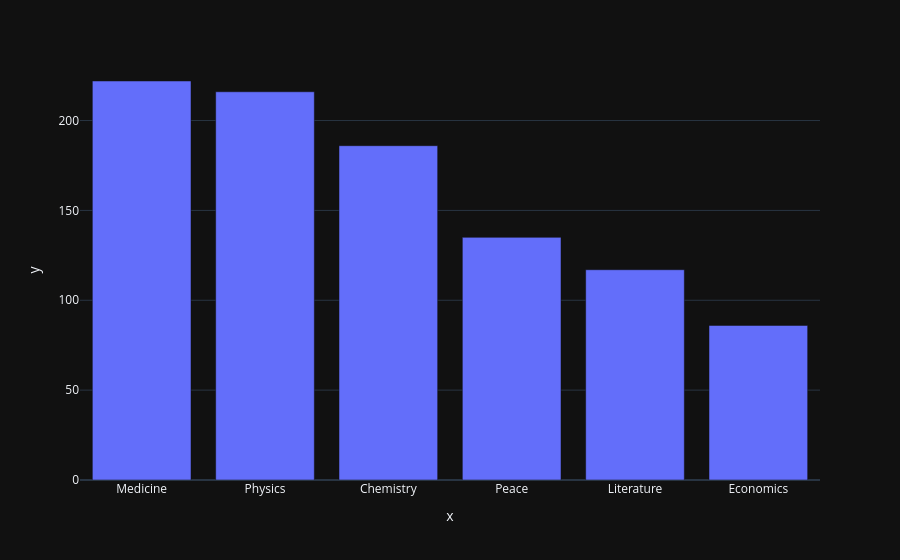

Notebook code for this chart:
### Code cell
df_data_cat = df_data.category.value_counts()
bar = px.bar(x = df_data_cat.index, # index = category name
             y = df_data_cat.values)
bar.show()

### Figure 1 — Plotly figure (JSON) as saved in the notebook; plotly's stock layout.template omitted (floating-point values rounded to 4 significant figures)
{"data": [{"hovertemplate": "x=%{x}<br>y=%{y}<extra></extra>", "legendgroup": "", "marker": {"color": "#636efa", "pattern": {"shape": ""}}, "name": "", "orientation": "v", "showlegend": false, "textposition": "auto", "x": ["Medicine", "Physics", "Chemistry", "Peace", "Literature", "Economics"], "xaxis": "x", "y": [222, 216, 186, 135, 117, 86], "yaxis": "y", "type": "bar"}], "layout": {"xaxis": {"anchor": "y", "domain": [0.0, 1.0], "title": {"text": "x"}}, "yaxis": {"anchor": "x", "domain": [0.0, 1.0], "title": {"text": "y"}}, "legend": {"tracegroupgap": 0}, "margin": {"t": 60}, "barmode": "relative"}}
